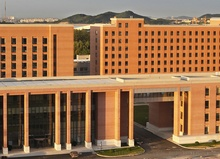
%> input picture feature_test/data/test.jpg, 220 x 159 px, shrunk from 694 x 502 before the run
$ octave Harris.m   (GNU Octave 9; MATLAB toolbox functions it lacks are replaced by stand-ins)
%> lines starting %> are read from the running program, lines starting %| are printed output that depends on the picture; in (x1, y1, x2, y2) boxes, pixels count from 0 and x2, y2 are one past the last pixel; in counts of white or black regions, pixels touching at a corner belong together; the program's own positions count from 1
%%%Prewitt Operator Corner Detection.m
%%%时间优化--相邻像素用取差的方法求Harris角点
 %%
 clear;
 Image = imread('data\test.jpg');                 % 读取图像
%> Image is the input picture: size 159x220x3 uint8; mean R, G, B 151.9, 113.2, 80.3
 Image = im2uint8(rgb2gray(Image));
%> Image: size 159x220 uint8


dx = [-1 0 1;-1 0 1;-1 0 1];  %dx：横向Prewitt差分模版
Ix2 = filter2(dx,Image).^2;
Iy2 = filter2(dx',Image).^2;
Ixy = filter2(dx,Image).*filter2(dx',Image);

%生成 9*9高斯窗口。窗口越大，探测到的角点越少。
h= fspecial('gaussian',9,2);
A = filter2(h,Ix2);       % 用高斯窗口差分Ix2得到A
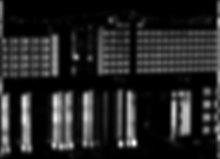
%> A: size 159x220 double; min 0.309, max 99344.7, mean 14475.4; drawn with min black and max white
B = filter2(h,Iy2);
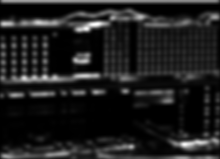
%> B: size 159x220 double; min 1.66, max 82855.2, mean 10260.1; drawn with min black and max white
C = filter2(h,Ixy);
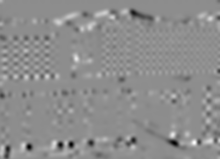
%> C: size 159x220 double; min -17216.7, max 13903.4, mean 82.7; drawn with min black and max white
nrow = size(Image,1);
%> nrow = 159
ncol = size(Image,2);
%> ncol = 220
Corner = zeros(nrow,ncol); %zeros用来产生一个全零矩阵，故矩阵Corner用来保存候选角点位置,初值全零，值为1的点是角点

 %参数t:点(i,j)八邻域的“相似度”参数，只有中心点与邻域其他八个点的像素值之差在
 %（-t,+t）之间，才确认它们为相似点，相似点不在候选角点之列
 t=20;

 %我并没有全部检测图像每个点，而是除去了边界上boundary个像素，也就是从第8行第8列开始遍历。
 %因为我们感兴趣的角点并不出现在边界上
 %个人觉得这一部分是的主要目的是找出可能是角点的点，缩小范围，加快运算速度。
 %具体思想是如果中心点（i,j）周围8个点中有7、8个点灰度值与之相似，那么该中心点应该处于平坦区域，不可能为角点，
 %如果中心点（i,j）周围只有1个点或者没有点与之相似，那么该中心点也不可能为角点。
 boundary=8;
 for i=boundary:nrow-boundary+1
    for j=boundary:ncol-boundary+1
         nlike=0; %相似点个数
         if Image(i-1,j-1)>Image(i,j)-t && Image(i-1,j-1)<Image(i,j)+t
            nlike=nlike+1;
         end
         if Image(i-1,j)>Image(i,j)-t && Image(i-1,j)<Image(i,j)+t
            nlike=nlike+1;
         end
         if Image(i-1,j+1)>Image(i,j)-t && Image(i-1,j+1)<Image(i,j)+t
            nlike=nlike+1;
         end
        if Image(i,j-1)>Image(i,j)-t && Image(i,j-1)<Image(i,j)+t
            nlike=nlike+1;
         end
         if Image(i,j+1)>Image(i,j)-t && Image(i,j+1)<Image(i,j)+t
            nlike=nlike+1;
         end
         if Image(i+1,j-1)>Image(i,j)-t && Image(i+1,j-1)<Image(i,j)+t
            nlike=nlike+1;
         end
         if Image(i+1,j)>Image(i,j)-t && Image(i+1,j)<Image(i,j)+t
            nlike=nlike+1;
         end
         if Image(i+1,j+1)>Image(i,j)-t && Image(i+1,j+1)<Image(i,j)+t
            nlike=nlike+1;
         end
         if nlike>=2 && nlike<=6
             Corner(i,j)=1;%如果周围有2~6个相似点，那(i,j)就是角点
         end;
     end;
 end;
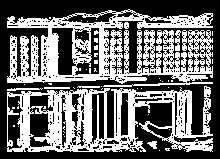
%> Corner: size 159x220 double; values 0 (black) and 1 (white), 42.7% white; 53 white regions (44 under 20 px), largest, box (x1, y1, x2, y2) and area: (7, 9, 213, 87) 7889, (7, 86, 213, 152) 6478, (182, 30, 187, 51) 80
CRF = zeros(nrow,ncol);    % CRF用来保存角点响应函数值,初值全零
 CRFmax = 0;                % 图像中角点响应函数的最大值，作阈值之用
k=0.05;
% 计算CRF
 %工程上常用CRF(i,j) =det(M)/trace(M)计算CRF，那么此时应该将下面第105行的
 %比例系数k设置大一些，k=0.1对采集的这几幅图像来说是一个比较合理的经验值
 for i = boundary:nrow-boundary+1
     for j = boundary:ncol-boundary+1
     if Corner(i,j)==1  %只关注候选点
         M = [A(i,j) C(i,j);
              C(i,j) B(i,j)];
         CRF(i,j) = det(M)-k*(trace(M))^2;
         if CRF(i,j) > CRFmax
            CRFmax = CRF(i,j);
        end;
    end
 end;
end;
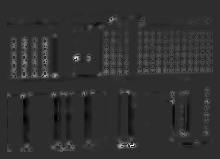
%> CRF: size 159x220 double; min -410250256.1, max 1.89e+09, mean 29181101.6; drawn with min black and max white
%> after the loop, CRFmax = 1.89e+09; M = [569.1 190.4; 190.4 3088.2]
%CRFmax
 count = 0;       % 用来记录角点的个数
 t=0.01;
% 下面通过一个3*3的窗口来判断当前位置是否为角点
 for i = boundary:nrow-boundary+1
for j = boundary:ncol-boundary+1
         if Corner(i,j)==1  %只关注候选点的八邻域
             if CRF(i,j) > t*CRFmax && CRF(i,j) >CRF(i-1,j-1) ......%?????为什么要CRF(i,j) > t*CRFmax啊？求大神告知
                && CRF(i,j) > CRF(i-1,j) && CRF(i,j) > CRF(i-1,j+1) ......
                && CRF(i,j) > CRF(i,j-1) && CRF(i,j) > CRF(i,j+1) ......
                && CRF(i,j) > CRF(i+1,j-1) && CRF(i,j) > CRF(i+1,j)......
                && CRF(i,j) > CRF(i+1,j+1)
            count=count+1;%这个是角点，count加1
             else % 如果当前位置（i,j）不是角点，则在Corner(i,j)中删除对该候选角点的记录
                 Corner(i,j) = 0;
            end;
         end;
end;
end;
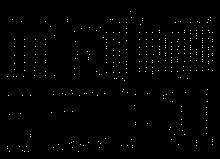
%> Corner: size 159x220 double; values 0 (black) and 1 (white), 0.9% white in thin lines or dots, all inside (x1, y1, x2, y2) = (7, 11, 213, 152)
%> after the loop, count = 315
% disp('角点个数');
 % disp(count)
 figure,imshow(Image);      % display Intensity Image
 hold on;
% toc(t1)
 for i=boundary:nrow-boundary+1
for j=boundary:ncol-boundary+1
         column_ave=0;
         row_ave=0;
         k=0;
        if Corner(i,j)==1
             for x=i-3:i+3  %7*7邻域
                 for y=j-3:j+3
                     if Corner(x,y)==1
 % 用算数平均数作为角点坐标，如果改用几何平均数求点的平均坐标，对角点的提取意义不大
                         row_ave=row_ave+x;
                         column_ave=column_ave+y;
                         k=k+1;
                     end
                 end
             end
         end
         if k>0 %周围不止一个角点
             plot( column_ave/k,row_ave/k ,'g.');
         end
 end;
end;
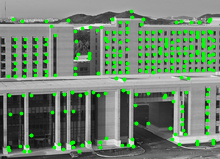
%> figure redrawn from the program's plot data

$ run again, with feature_test/data/scene1.row3.col3.ppm saved as feature_test/data/test.jpg
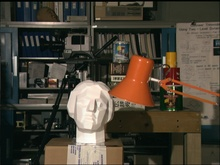
%> input picture feature_test/data/scene1.row3.col3.ppm, 220 x 165 px, shrunk from 384 x 288 before the run
%> Image is the input picture: size 165x220x3 uint8; mean R, G, B 74.7, 67.6, 55.4
%> Image: size 165x220 uint8
%> after the loop `for i = boundary:nrow-boundary+1`: CRFmax = 847662060.5; M = [2694.4 -30.14; -30.14 15.28]
%> after the loop `for i = boundary:nrow-boundary+1`:
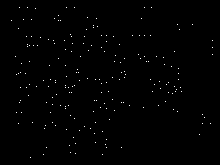
%> Corner: size 165x220 double; values 0 (black) and 1 (white), 0.55% white in thin lines or dots, all inside (x1, y1, x2, y2) = (11, 7, 213, 158)
%> after the loop `for i = boundary:nrow-boundary+1`: count = 201
%> after the loop `for i=boundary:nrow-boundary+1`:
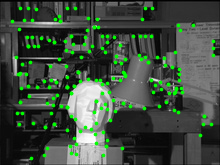
%> figure redrawn from the program's plot data
